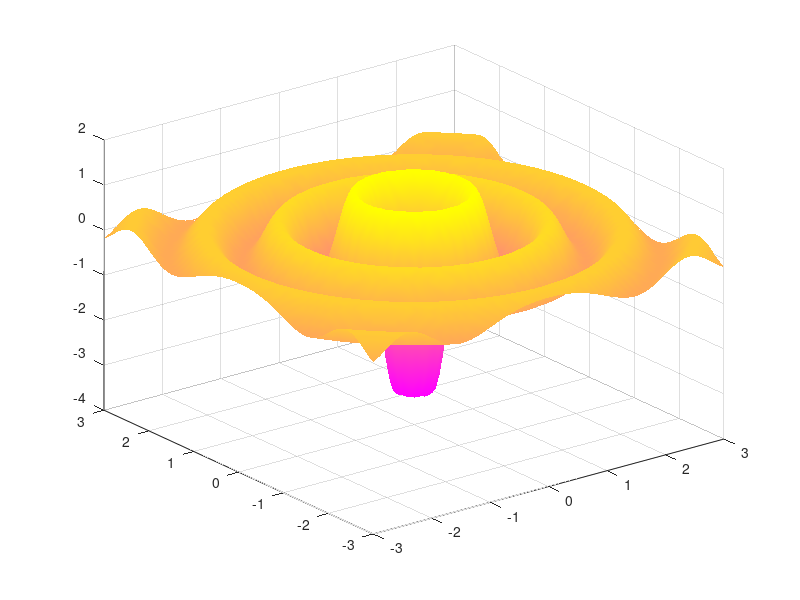

Write MATLAB code to recreate this figure.
% Circular wave
clear all; close all; clc;
psi0=1;
lambda=1;
vphi=1;
k=2*pi/lambda;
omega=k*vphi; T=2*pi/omega;
t=2.1; %aici va fi ciclu in tema;
x=linspace(-3*lambda,3*lambda,100);
y=x;
[xx,yy]=meshgrid(x,y);
for ix=1:length(x)
    for iy=1:length(y)
        ro=sqrt(x(ix)^2+y(iy)^2);
        if(ro>lambda/20)
            psi(iy,ix)=psi0/ro*sin(omega*t-k*ro);
        end
    end
end
surf(xx,yy,psi);
shading interp;
colormap spring;